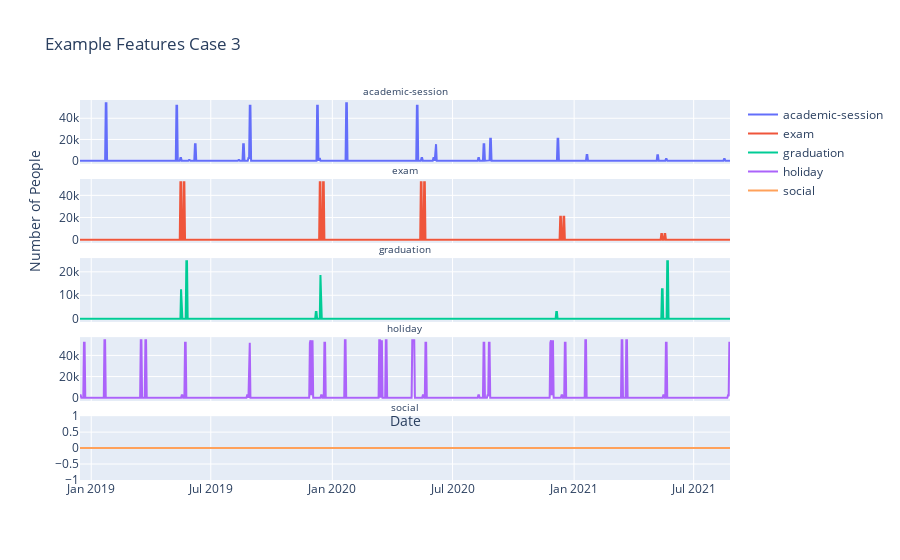

This figure's notebook cell:
### Code cell
plot_case_features(df_case_3, 'Case 3')

### Figure 1 — Plotly figure (JSON) as saved in the notebook; plotly's stock layout.template omitted (floating-point values rounded to 4 significant figures; data arrays with more than 128 entries replaced by an {"elided": "..."} marker saying what was removed)
{"data": [{"mode": "lines", "name": "academic-session", "type": "scatter", "x": {"elided": "985 str values"}, "xaxis": "x", "y": {"elided": "985 int values"}, "yaxis": "y"}, {"mode": "lines", "name": "exam", "type": "scatter", "x": {"elided": "985 str values"}, "xaxis": "x2", "y": {"elided": "985 int values"}, "yaxis": "y2"}, {"mode": "lines", "name": "graduation", "type": "scatter", "x": {"elided": "985 str values"}, "xaxis": "x3", "y": {"elided": "985 int values"}, "yaxis": "y3"}, {"mode": "lines", "name": "holiday", "type": "scatter", "x": {"elided": "985 str values"}, "xaxis": "x4", "y": {"elided": "985 int values"}, "yaxis": "y4"}, {"mode": "lines", "name": "social", "type": "scatter", "x": {"elided": "985 str values"}, "xaxis": "x5", "y": {"elided": "985 int values"}, "yaxis": "y5"}], "layout": {"annotations": [{"font": {"size": 10}, "showarrow": false, "text": "academic-session", "x": 0.5, "xanchor": "center", "xref": "paper", "y": 1, "yanchor": "bottom", "yref": "paper"}, {"font": {"size": 10}, "showarrow": false, "text": "exam", "x": 0.5, "xanchor": "center", "xref": "paper", "y": 0.792, "yanchor": "bottom", "yref": "paper"}, {"font": {"size": 10}, "showarrow": false, "text": "graduation", "x": 0.5, "xanchor": "center", "xref": "paper", "y": 0.584, "yanchor": "bottom", "yref": "paper"}, {"font": {"size": 10}, "showarrow": false, "text": "holiday", "x": 0.5, "xanchor": "center", "xref": "paper", "y": 0.376, "yanchor": "bottom", "yref": "paper"}, {"font": {"size": 10}, "showarrow": false, "text": "social", "x": 0.5, "xanchor": "center", "xref": "paper", "y": 0.168, "yanchor": "bottom", "yref": "paper"}], "autosize": true, "title": {"text": "Example Features Case 3"}, "xaxis": {"anchor": "y", "autorange": true, "domain": [0, 1], "matches": "x5", "range": ["2018-12-15", "2021-08-25"], "showticklabels": false, "type": "date"}, "xaxis2": {"anchor": "y2", "autorange": true, "domain": [0, 1], "matches": "x5", "range": ["2018-12-15", "2021-08-25"], "showticklabels": false, "type": "date"}, "xaxis3": {"anchor": "y3", "autorange": true, "domain": [0, 1], "matches": "x5", "range": ["2018-12-15", "2021-08-25"], "showticklabels": false, "type": "date"}, "xaxis4": {"anchor": "y4", "autorange": true, "domain": [0, 1], "matches": "x5", "range": ["2018-12-15", "2021-08-25"], "showticklabels": false, "title": {"text": "Date"}, "type": "date"}, "xaxis5": {"anchor": "y5", "autorange": true, "domain": [0, 1], "range": ["2018-12-15", "2021-08-25"], "type": "date"}, "yaxis": {"anchor": "x", "autorange": true, "domain": [0.832, 1], "range": [-3014.0, 57260.0], "type": "linear"}, "yaxis2": {"anchor": "x2", "autorange": true, "domain": [0.624, 0.792], "range": [-2880.0, 54710.0], "title": {"text": "Number of People"}, "type": "linear"}, "yaxis3": {"anchor": "x3", "autorange": true, "domain": [0.416, 0.584], "range": [-1361.0, 25860.0], "type": "linear"}, "yaxis4": {"anchor": "x4", "autorange": true, "domain": [0.208, 0.376], "range": [-3014.0, 57260.0], "type": "linear"}, "yaxis5": {"anchor": "x5", "autorange": true, "domain": [0, 0.168], "range": [-1, 1], "type": "linear"}}}
